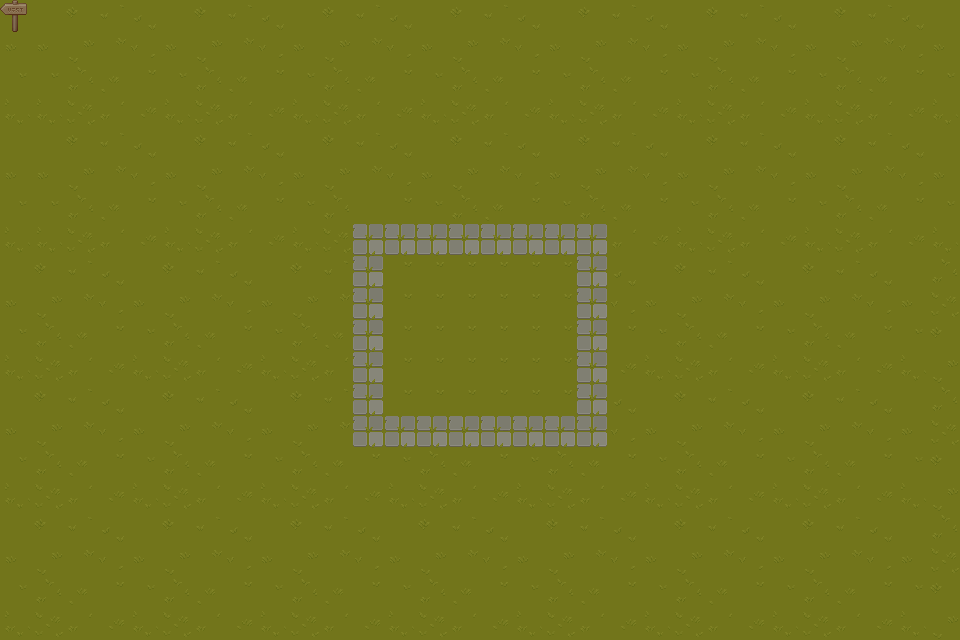

Tiled map render using the project's own tile images. Description and the whole map definition, tile-layer contents included, below:
An orthogonal 30x20 tile map with 32x32 px tiles, 2 tile layers (Tile Layer 1, Tile Layer 2), 4 tilesets and 5 objects.

<map version="1.10" tiledversion="1.11.2" orientation="orthogonal" renderorder="right-down" width="30" height="20" tilewidth="32" tileheight="32" infinite="0" nextlayerid="9" nextobjectid="25">
 <tileset firstgid="1" source="grass-tileset.tsx" />
 <tileset firstgid="65" source="props-tileset.tsx" />
 <tileset firstgid="321" source="tibia-sprites.tsx" />
 <tileset firstgid="465" source="chars-tileset.tsx" />
 <group id="5" name="base">
  <layer id="1" name="Tile Layer 1" width="30" height="20">
   <data encoding="csv">
1,1,1,1,1,1,1,1,1,1,1,1,1,1,1,1,1,1,1,1,1,1,1,1,1,1,1,1,1,1,
1,1,62,1,1,1,1,1,1,1,1,1,1,1,1,1,1,1,1,1,1,1,1,1,1,1,1,1,1,1,
1,1,62,62,62,62,1,1,1,1,1,1,1,1,1,1,1,1,1,1,1,1,1,1,1,1,1,1,1,1,
1,1,1,1,1,1,1,1,1,1,1,1,1,1,1,1,1,1,1,1,1,1,1,1,1,1,1,1,1,1,
1,1,1,1,1,1,1,1,1,1,1,1,1,1,1,1,1,30,30,30,30,30,1,1,1,1,1,1,1,1,
1,1,1,1,1,1,1,1,35,1,1,1,1,1,1,1,30,30,1,1,1,30,30,30,30,1,1,1,1,1,
1,1,1,1,1,1,1,1,35,1,1,1,1,1,1,1,1,1,1,1,1,1,1,1,1,1,1,1,1,1,
1,1,1,1,1,1,1,1,35,1,1,1,1,1,1,1,1,1,41,1,1,1,1,1,1,1,1,1,1,1,
1,1,30,1,1,1,1,1,35,1,1,1,1,1,1,1,1,1,41,1,1,1,1,1,1,1,1,1,1,1,
1,1,30,1,1,1,1,1,35,1,1,1,1,62,1,1,1,1,41,41,1,1,1,1,1,1,1,1,1,1,
1,1,30,1,1,1,1,1,1,1,1,1,1,62,62,1,1,1,1,41,1,1,1,1,1,1,1,1,1,1,
1,30,30,1,1,1,1,1,1,1,1,1,1,1,62,1,1,1,1,41,1,1,1,1,1,1,1,1,1,1,
1,30,1,1,1,1,1,1,1,1,1,1,1,1,1,1,1,1,1,41,1,1,1,1,1,1,1,1,1,1,
1,30,1,1,1,1,1,30,30,1,1,1,1,1,1,1,1,1,1,1,41,1,1,1,1,1,62,1,1,1,
1,30,1,1,1,1,1,1,1,30,30,1,1,1,1,1,1,1,1,1,1,41,1,1,1,1,62,1,1,1,
1,30,1,1,1,1,1,1,1,1,30,30,1,1,1,1,1,1,1,1,1,41,1,1,1,62,62,1,1,1,
1,30,1,1,1,1,1,1,1,1,1,1,1,1,1,1,1,1,1,1,1,1,1,1,1,62,1,1,1,1,
1,1,1,1,1,1,1,1,1,1,1,1,1,62,62,62,62,1,1,1,1,1,1,1,1,62,1,1,1,1,
1,1,1,1,1,1,1,1,1,1,1,1,1,1,1,1,1,1,1,1,1,1,1,1,1,1,1,1,1,1,
1,1,1,1,1,1,1,1,1,1,1,1,1,1,1,1,1,1,1,1,1,1,1,1,1,1,1,1,1,1
</data>
  </layer>
  <objectgroup id="2" name="Object Layer 1">
   <object id="10" gid="214" x="480" y="256" width="32" height="32" />
   <object id="11" gid="214" x="384" y="96" width="32" height="32" />
   <object id="12" gid="384" x="736" y="256" width="32" height="32" />
   <object id="22" gid="148" x="192" y="32" width="32" height="32" />
  </objectgroup>
 </group>
 <group id="6" name="top">
  <layer id="7" name="Tile Layer 2" width="30" height="20">
   <data encoding="csv">
180,1,2,3,4,1,2,3,4,1,2,3,4,1,2,3,4,1,2,3,4,1,2,3,4,1,2,3,4,1,
9,9,10,11,12,9,10,11,12,9,10,11,12,9,10,11,12,9,10,11,12,9,10,11,12,9,10,11,12,9,
17,17,18,19,20,17,18,19,20,17,18,19,20,17,18,19,20,17,18,19,20,17,18,19,20,17,18,19,20,17,
25,25,26,27,28,25,26,27,28,25,26,27,28,25,26,27,28,25,26,27,28,25,26,27,28,25,26,27,28,25,
1,1,2,3,4,1,2,3,4,1,2,3,4,1,2,3,4,1,2,3,4,1,2,3,4,1,2,3,4,1,
9,9,10,11,12,9,10,11,12,9,10,11,12,9,10,11,12,9,10,11,12,9,10,11,12,9,10,11,12,9,
17,17,18,19,20,17,18,19,20,17,18,0,20,17,18,19,20,17,18,19,20,17,18,19,20,17,18,19,20,17,
25,25,26,27,28,25,26,27,28,25,26,34,34,34,34,34,34,34,34,27,28,25,26,27,28,25,26,27,28,25,
1,2,3,4,1,2,3,4,1,2,3,34,20,20,20,20,20,20,34,4,1,2,3,4,1,2,3,4,1,18,
9,10,11,12,9,10,11,12,9,10,11,34,20,20,20,20,20,20,34,12,9,10,11,12,9,10,11,12,9,26,
17,18,19,20,17,18,19,20,17,18,19,34,20,20,20,20,20,20,34,20,17,18,19,20,17,18,19,20,17,2,
25,26,27,28,25,26,27,28,25,26,27,34,20,20,20,20,20,20,34,28,25,26,27,28,25,26,27,28,25,10,
1,2,3,4,1,2,3,4,1,2,3,34,20,20,20,20,20,20,34,4,1,2,3,4,1,2,3,4,1,18,
9,10,11,12,9,10,11,12,9,10,11,34,34,34,34,34,34,34,34,12,9,10,11,12,9,10,11,12,9,26,
17,18,19,20,17,18,19,20,17,18,19,20,17,18,19,20,17,18,19,20,17,18,19,20,17,18,19,20,17,2,
25,26,27,28,25,26,27,28,25,26,27,28,25,26,27,28,25,26,27,28,25,26,27,28,25,26,27,28,25,10,
1,2,3,4,1,2,3,4,1,2,3,4,1,2,3,4,1,2,3,4,1,2,3,4,1,2,3,4,1,18,
9,10,11,12,9,10,11,12,9,10,11,12,9,10,11,12,9,10,11,12,9,10,11,12,9,10,11,12,9,26,
17,18,19,20,17,18,19,20,17,18,19,20,17,18,19,20,17,18,19,20,17,18,19,20,17,18,19,20,17,2,
25,26,27,28,25,26,27,28,25,26,27,28,25,26,27,28,25,26,27,28,25,26,27,28,25,26,27,28,25,10
</data>
  </layer>
  <objectgroup id="8" name="Object Layer 2">
   <object id="24" gid="180" x="0" y="32" width="32" height="32" />
  </objectgroup>
 </group>
</map>
